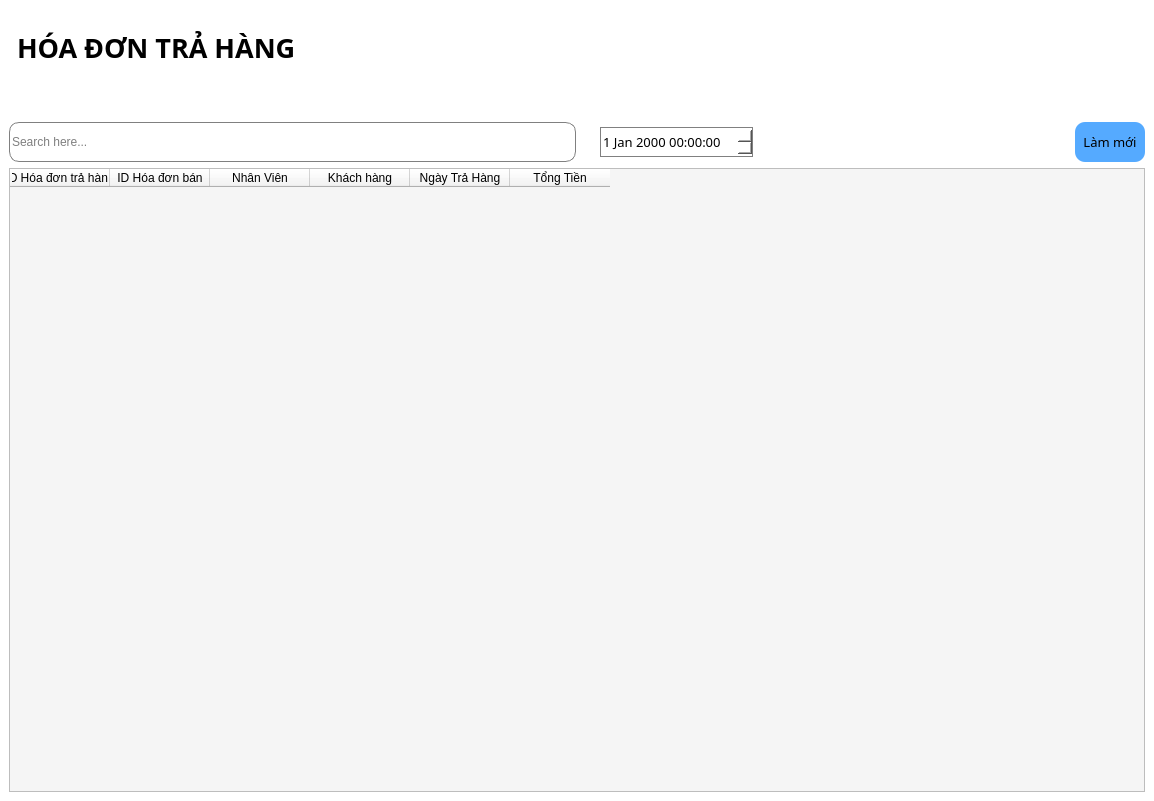
<?xml version="1.0" encoding="UTF-8"?>
<ui version="4.0">
 <class>Quanlyhodon</class>
 <widget class="QMainWindow" name="Quanlyhodon">
  <property name="geometry">
   <rect>
    <x>0</x>
    <y>0</y>
    <width>1154</width>
    <height>801</height>
   </rect>
  </property>
  <property name="windowTitle">
   <string>MainWindow</string>
  </property>
  <property name="styleSheet">
   <string notr="true">background-color: rgb(255, 255, 255);
color: rgb(0, 0, 0);</string>
  </property>
  <widget class="QWidget" name="centralwidget">
   <layout class="QGridLayout" name="gridLayout">
    <item row="0" column="0">
     <widget class="QLabel" name="label">
      <property name="font">
       <font>
        <family>Bahnschrift</family>
        <pointsize>20</pointsize>
        <weight>75</weight>
        <bold>true</bold>
       </font>
      </property>
      <property name="styleSheet">
       <string notr="true">padding-bottom: 50px;
padding-top:20px</string>
      </property>
      <property name="text">
       <string>HÓA ĐƠN TRẢ HÀNG</string>
      </property>
      <property name="wordWrap">
       <bool>true</bool>
      </property>
      <property name="margin">
       <number>0</number>
      </property>
     </widget>
    </item>
    <item row="1" column="0">
     <layout class="QHBoxLayout" name="horizontalLayout">
      <item>
       <widget class="QLineEdit" name="lineSearch">
        <property name="maximumSize">
         <size>
          <width>16777215</width>
          <height>40</height>
         </size>
        </property>
        <property name="styleSheet">
         <string notr="true">border: 1px solid gray;
border-radius: 10px;
background-color: rgb(255, 255, 255);</string>
        </property>
        <property name="text">
         <string/>
        </property>
        <property name="placeholderText">
         <string>Search here...</string>
        </property>
       </widget>
      </item>
      <item>
       <spacer name="spacer">
        <property name="orientation">
         <enum>Qt::Horizontal</enum>
        </property>
        <property name="sizeType">
         <enum>QSizePolicy::Fixed</enum>
        </property>
        <property name="sizeHint" stdset="0">
         <size>
          <width>18</width>
          <height>20</height>
         </size>
        </property>
       </spacer>
      </item>
      <item>
       <widget class="QDateTimeEdit" name="dateTimeEdit">
        <property name="sizePolicy">
         <sizepolicy hsizetype="Minimum" vsizetype="Minimum">
          <horstretch>0</horstretch>
          <verstretch>0</verstretch>
         </sizepolicy>
        </property>
        <property name="minimumSize">
         <size>
          <width>100</width>
          <height>30</height>
         </size>
        </property>
        <property name="maximumSize">
         <size>
          <width>16777215</width>
          <height>30</height>
         </size>
        </property>
        <property name="font">
         <font>
          <family>Bahnschrift</family>
          <pointsize>10</pointsize>
         </font>
        </property>
        <property name="styleSheet">
         <string notr="true">background-color: rgb(255, 255, 255);
border: 1px solid gray;</string>
        </property>
       </widget>
      </item>
      <item>
       <spacer name="horizontalSpacer_2">
        <property name="orientation">
         <enum>Qt::Horizontal</enum>
        </property>
        <property name="sizeType">
         <enum>QSizePolicy::Fixed</enum>
        </property>
        <property name="sizeHint" stdset="0">
         <size>
          <width>18</width>
          <height>20</height>
         </size>
        </property>
       </spacer>
      </item>
      <item>
       <spacer name="horizontalSpacer_3">
        <property name="orientation">
         <enum>Qt::Horizontal</enum>
        </property>
        <property name="sizeType">
         <enum>QSizePolicy::Fixed</enum>
        </property>
        <property name="sizeHint" stdset="0">
         <size>
          <width>298</width>
          <height>20</height>
         </size>
        </property>
       </spacer>
      </item>
      <item>
       <widget class="QPushButton" name="btnLamMoi">
        <property name="sizePolicy">
         <sizepolicy hsizetype="Minimum" vsizetype="Fixed">
          <horstretch>0</horstretch>
          <verstretch>0</verstretch>
         </sizepolicy>
        </property>
        <property name="minimumSize">
         <size>
          <width>70</width>
          <height>40</height>
         </size>
        </property>
        <property name="font">
         <font>
          <family>Bahnschrift</family>
          <pointsize>10</pointsize>
         </font>
        </property>
        <property name="styleSheet">
         <string notr="true">background-color: rgb(85, 170, 255);
border: none;
border-radius: 10px;</string>
        </property>
        <property name="text">
         <string>Làm mới</string>
        </property>
       </widget>
      </item>
     </layout>
    </item>
    <item row="2" column="0">
     <widget class="QTableWidget" name="tableWidget">
      <property name="font">
       <font>
        <family>Bahnschrift</family>
        <pointsize>12</pointsize>
       </font>
      </property>
      <property name="styleSheet">
       <string notr="true">background-color: rgb(245, 245, 245);</string>
      </property>
      <column>
       <property name="text">
        <string>ID Hóa đơn trả hàng</string>
       </property>
      </column>
      <column>
       <property name="text">
        <string>ID Hóa đơn bán</string>
       </property>
      </column>
      <column>
       <property name="text">
        <string>Nhân Viên</string>
       </property>
      </column>
      <column>
       <property name="text">
        <string>Khách hàng</string>
       </property>
      </column>
      <column>
       <property name="text">
        <string>Ngày Trả Hàng</string>
       </property>
      </column>
      <column>
       <property name="text">
        <string>Tổng Tiền</string>
       </property>
      </column>
     </widget>
    </item>
   </layout>
  </widget>
 </widget>
 <resources>
  <include location="../new_resource.qrc"/>
 </resources>
 <connections/>
</ui>
